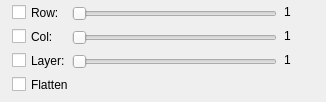
            <widget class="QWidget" name="pageCMAQ">
             <widget class="QLabel" name="CMAQLayerLabel">
              <property name="geometry">
               <rect>
                <x>284</x>
                <y>52</y>
                <width>33</width>
                <height>16</height>
               </rect>
              </property>
              <property name="text">
               <string>1</string>
              </property>
             </widget>
             <widget class="QLabel" name="CMAQRowLabel">
              <property name="geometry">
               <rect>
                <x>284</x>
                <y>4</y>
                <width>29</width>
                <height>16</height>
               </rect>
              </property>
              <property name="text">
               <string>1</string>
              </property>
              <property name="alignment">
               <set>Qt::AlignJustify|Qt::AlignVCenter</set>
              </property>
             </widget>
             <widget class="QCheckBox" name="ShowCMAQCol">
              <property name="geometry">
               <rect>
                <x>12</x>
                <y>28</y>
                <width>57</width>
                <height>17</height>
               </rect>
              </property>
              <property name="text">
               <string>Col:</string>
              </property>
             </widget>
             <widget class="QSlider" name="CMAQRowSlider">
              <property name="geometry">
               <rect>
                <x>72</x>
                <y>4</y>
                <width>205</width>
                <height>19</height>
               </rect>
              </property>
              <property name="minimum">
               <number>1</number>
              </property>
              <property name="orientation">
               <enum>Qt::Horizontal</enum>
              </property>
             </widget>
             <widget class="QLabel" name="CMAQColLabel">
              <property name="geometry">
               <rect>
                <x>284</x>
                <y>28</y>
                <width>29</width>
                <height>16</height>
               </rect>
              </property>
              <property name="text">
               <string>1</string>
              </property>
             </widget>
             <widget class="QCheckBox" name="ShowCMAQLayer">
              <property name="geometry">
               <rect>
                <x>12</x>
                <y>52</y>
                <width>57</width>
                <height>17</height>
               </rect>
              </property>
              <property name="text">
               <string>Layer:</string>
              </property>
             </widget>
             <widget class="QSlider" name="CMAQLayerSlider">
              <property name="geometry">
               <rect>
                <x>72</x>
                <y>52</y>
                <width>205</width>
                <height>19</height>
               </rect>
              </property>
              <property name="minimum">
               <number>1</number>
              </property>
              <property name="orientation">
               <enum>Qt::Horizontal</enum>
              </property>
             </widget>
             <widget class="QSlider" name="CMAQColSlider">
              <property name="geometry">
               <rect>
                <x>72</x>
                <y>28</y>
                <width>205</width>
                <height>19</height>
               </rect>
              </property>
              <property name="minimum">
               <number>1</number>
              </property>
              <property name="orientation">
               <enum>Qt::Horizontal</enum>
              </property>
             </widget>
             <widget class="QCheckBox" name="ShowCMAQRow">
              <property name="geometry">
               <rect>
                <x>12</x>
                <y>4</y>
                <width>57</width>
                <height>17</height>
               </rect>
              </property>
              <property name="text">
               <string>Row:</string>
              </property>
             </widget>
             <widget class="QCheckBox" name="flattenCMAQ">
              <property name="geometry">
               <rect>
                <x>12</x>
                <y>76</y>
                <width>100</width>
                <height>17</height>
               </rect>
              </property>
              <property name="text">
               <string>Flatten</string>
              </property>
             </widget>
            </widget>
